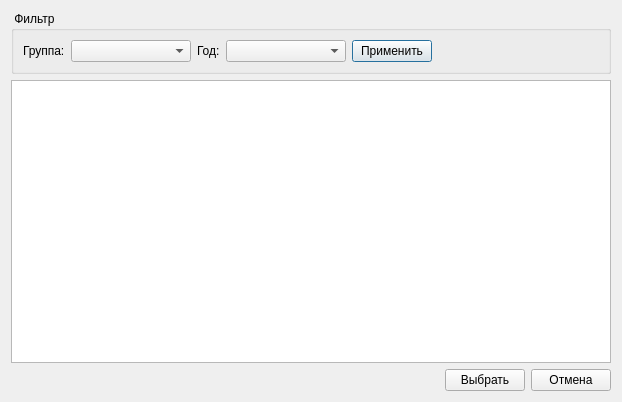
<?xml version="1.0" encoding="UTF-8"?>
<ui version="4.0">
 <class>Dialog</class>
 <widget class="QDialog" name="Dialog">
  <property name="geometry">
   <rect>
    <x>0</x>
    <y>0</y>
    <width>622</width>
    <height>402</height>
   </rect>
  </property>
  <property name="windowTitle">
   <string>Dialog</string>
  </property>
  <layout class="QVBoxLayout" name="verticalLayout">
   <item>
    <widget class="QGroupBox" name="filterGroupBox">
     <property name="title">
      <string> Фильтр </string>
     </property>
     <layout class="QHBoxLayout" name="horizontalLayout_22">
      <item>
       <layout class="QHBoxLayout" name="horizontalLayout_20">
        <item>
         <widget class="QLabel" name="label_18">
          <property name="sizePolicy">
           <sizepolicy hsizetype="Maximum" vsizetype="Preferred">
            <horstretch>0</horstretch>
            <verstretch>0</verstretch>
           </sizepolicy>
          </property>
          <property name="text">
           <string>Группа:</string>
          </property>
         </widget>
        </item>
        <item>
         <widget class="QComboBox" name="groupFilterComboBox">
          <property name="sizePolicy">
           <sizepolicy hsizetype="Expanding" vsizetype="Fixed">
            <horstretch>0</horstretch>
            <verstretch>0</verstretch>
           </sizepolicy>
          </property>
          <property name="maximumSize">
           <size>
            <width>120</width>
            <height>16777215</height>
           </size>
          </property>
         </widget>
        </item>
       </layout>
      </item>
      <item>
       <layout class="QHBoxLayout" name="horizontalLayout_21">
        <item>
         <widget class="QLabel" name="label_19">
          <property name="sizePolicy">
           <sizepolicy hsizetype="Maximum" vsizetype="Preferred">
            <horstretch>0</horstretch>
            <verstretch>0</verstretch>
           </sizepolicy>
          </property>
          <property name="text">
           <string>Год:</string>
          </property>
         </widget>
        </item>
        <item>
         <widget class="QComboBox" name="yearFilterComboBox">
          <property name="sizePolicy">
           <sizepolicy hsizetype="Expanding" vsizetype="Fixed">
            <horstretch>0</horstretch>
            <verstretch>0</verstretch>
           </sizepolicy>
          </property>
          <property name="maximumSize">
           <size>
            <width>120</width>
            <height>16777215</height>
           </size>
          </property>
         </widget>
        </item>
       </layout>
      </item>
      <item>
       <widget class="QPushButton" name="filterButton">
        <property name="sizePolicy">
         <sizepolicy hsizetype="Maximum" vsizetype="Fixed">
          <horstretch>0</horstretch>
          <verstretch>0</verstretch>
         </sizepolicy>
        </property>
        <property name="text">
         <string>Применить</string>
        </property>
       </widget>
      </item>
      <item>
       <spacer name="horizontalSpacer_7">
        <property name="orientation">
         <enum>Qt::Horizontal</enum>
        </property>
        <property name="sizeType">
         <enum>QSizePolicy::Expanding</enum>
        </property>
        <property name="sizeHint" stdset="0">
         <size>
          <width>40</width>
          <height>20</height>
         </size>
        </property>
       </spacer>
      </item>
     </layout>
    </widget>
   </item>
   <item>
    <widget class="QTableView" name="tableView">
     <property name="editTriggers">
      <set>QAbstractItemView::NoEditTriggers</set>
     </property>
     <property name="selectionMode">
      <enum>QAbstractItemView::SingleSelection</enum>
     </property>
     <property name="selectionBehavior">
      <enum>QAbstractItemView::SelectRows</enum>
     </property>
    </widget>
   </item>
   <item>
    <layout class="QHBoxLayout" name="horizontalLayout">
     <item>
      <spacer name="horizontalSpacer">
       <property name="orientation">
        <enum>Qt::Horizontal</enum>
       </property>
       <property name="sizeHint" stdset="0">
        <size>
         <width>40</width>
         <height>20</height>
        </size>
       </property>
      </spacer>
     </item>
     <item>
      <widget class="QPushButton" name="selectButton">
       <property name="text">
        <string>Выбрать</string>
       </property>
      </widget>
     </item>
     <item>
      <widget class="QPushButton" name="cancelButton">
       <property name="text">
        <string>Отмена</string>
       </property>
      </widget>
     </item>
    </layout>
   </item>
  </layout>
 </widget>
 <resources/>
 <connections/>
</ui>
